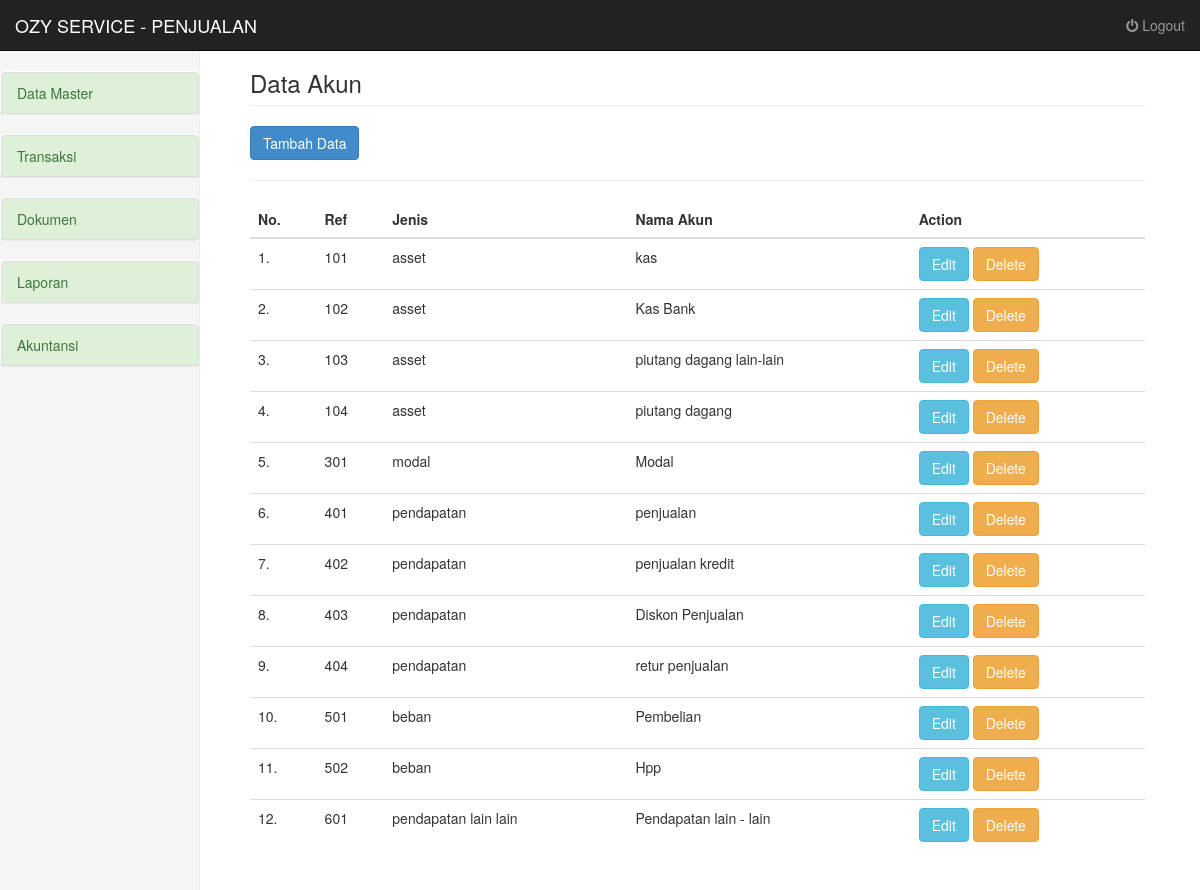
Page /penjualan/input_coa/index.php (signed in) on the committed database.
### tables this page shows
CREATE TABLE IF NOT EXISTS `input_coa` (
  `kode_akun` int(10) NOT NULL AUTO_INCREMENT,
  `reff` varchar(6) NOT NULL,
  `type` varchar(20) NOT NULL,
  `nama_akun` varchar(25) NOT NULL,
  PRIMARY KEY (`kode_akun`),
  UNIQUE KEY `reff` (`reff`),
  UNIQUE KEY `reff_2` (`reff`)
);

### penjualan/input_coa/index.php (the view, shortened to what this page needs)
<?php
require_once("../templates/header.php");
?>
<div class="col-sm-9 col-sm-offset-3 col-md-10 col-md-offset-2 main">
<h3 class="page-header"></i> Data Akun</h3>
  <div class="row">
  <div class="col-md-12">
    <a href="add.php" class="btn btn-primary"></i> Tambah Data</a>
  </div>
  </div>
  <div class="row">
  <div class="col-md-12">
    <hr/>
    <table class="table table-hover">
      <thead>
        <tr>
          <th>No.</th>
          <th>Ref</th>
          <th>Jenis</th>
          <th>Nama Akun</th>
          <th colspan="3">Action</th>
        </tr>
      </thead>
      <tbody>
        <?php
        $no = 1;
        $result = mysql_query("SELECT * FROM input_coa ORDER BY reff ASC");
        while($row = mysql_fetch_array($result))
          {
        ?>
        <tr>
          <td><?php echo $no; ?>.</td>
          <td><?php echo $row['reff']; ?></td>
          <td><?php echo $row['type']; ?></td>
          <td><?php echo $row['nama_akun']; ?></td>
          <td><a href="edit.php?kode_akun=<?php echo $row['kode_akun']; ?>" class="btn btn-info">Edit</a>
         <a onclick="return confirm('Hapus Data Ini ?')" href="delete.php?id=<?php echo $row['kode_akun']; ?>" class="btn btn-warning">Delete</a></td>
        </tr>
        <?php
          $no++;
          }
        ?>
      </tbody>
    </table>
  </div>
  </div>
</div>
<?php require_once("../templates/footer.php"); ?>

### penjualan/templates/header.php (shortened to what this page needs)
<!DOCTYPE html>
<html lang="en">
  <head>
    <link href="../../assets/css/bootstrap.min.css" rel="stylesheet">
    <link href="../../assets/css/font-awesome.min.css" rel="stylesheet">
    <link href="../../assets/css/dashboard.css" rel="stylesheet">
  </head>
  <body>
    <div class="navbar navbar-inverse navbar-fixed-top" role="navigation">
      <div class="container-fluid">
        <div class="navbar-header">
          <a class="navbar-brand" href="http://localhost/ozyservice/penjualan/data_master/">OZY SERVICE - PENJUALAN</a>
        </div>
        <div class="navbar-collapse collapse">
          <ul class="nav navbar-nav navbar-right">
            <li><a href="../logout.php"><i class="fa fa-power-off"></i> Logout</a></li>
          </ul>
        </div>
      </div>
    </div>
    <div class="container-fluid">
      <div class="row">
        <div class="col-sm-3 col-md-2 sidebar">
          <ul class="nav nav-sidebar">
          <div id="MainMenu">
            <div class="list-group panel">
              <a href="#demo3" class="list-group-item list-group-item-success" data-toggle="collapse" data-parent="#MainMenu">Data Master</a>
              </div>
               <div class="list-group panel">
                <a href="#demo4" class="list-group-item list-group-item-success" data-toggle="collapse" data-parent="#MainMenu">Transaksi </a>
               </div>
                <div class="list-group panel">
              <a href="#demo5" class="list-group-item list-group-item-success" data-toggle="collapse" data-parent="#MainMenu"> Dokumen </a>
                </div>
                <div class="list-group panel">
                <a href="#demo6" class="list-group-item list-group-item-success" data-toggle="collapse" data-parent="#MainMenu">Laporan</a>
               </div>
                <div class="list-group panel">
              <a href="#demo7" class="list-group-item list-group-item-success" data-toggle="collapse" data-parent="#MainMenu"> Akuntansi </a>
                </div>
          </div>
            </div>
        </div>

### penjualan/templates/footer.php (shortened to what this page needs)
  </body>
</html>

### assets/css/dashboard.css (style rules this page uses)
body { padding-top: 50px; }
.sidebar { display: none; }
@media (min-width: 768px) { .sidebar { position: fixed; top: 51px; bottom: 0; left: 0; z-index: 1000; display: block; padding: 20px; overflow-x: hidden; overflow-y: auto; background-color: #f5f5f5; border-right: 1px solid #eee; } }
.nav-sidebar { margin-right: -21px; margin-bottom: 20px; margin-left: -20px; }
.main { padding: 20px; }
@media (min-width: 768px) { .main { padding-right: 40px; padding-left: 40px; } }
.main .page-header { margin-top: 0; }

### penjualan/templates/header.php (style rules this page uses)
a { color: #444B52; text-decoration: none; }

### rows in the picture
input_coa: reff "101", type "asset", nama_akun "kas"
input_coa: reff "102", type "asset", nama_akun "Kas Bank"
input_coa: reff "103", type "asset", nama_akun "piutang dagang lain-lain"
input_coa: reff "104", type "asset", nama_akun "piutang dagang"
input_coa: reff "301", type "modal", nama_akun "Modal"
input_coa: reff "401", type "pendapatan", nama_akun "penjualan"
input_coa: reff "402", type "pendapatan", nama_akun "penjualan kredit"
input_coa: reff "403", type "pendapatan", nama_akun "Diskon Penjualan"
input_coa: reff "404", type "pendapatan", nama_akun "retur penjualan"
input_coa: reff "501", type "beban", nama_akun "Pembelian"
input_coa: reff "502", type "beban", nama_akun "Hpp"
input_coa: reff "601", type "pendapatan lain lain", nama_akun "Pendapatan lain - lain"
